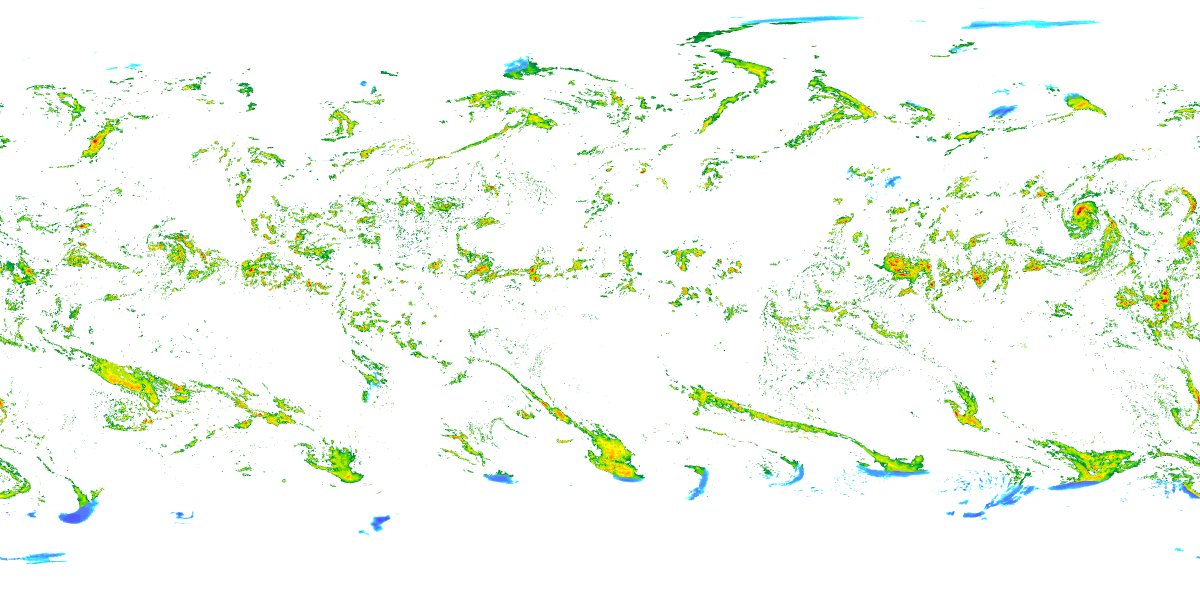
#> input picture pipeline/inputs/reference/d2_frame.png, 3600 x 1800 px, given in place of dyamondCbar_6-27-2024a.png, which was not available (shown at 1/3 size)
$ python decode.py
#> lines starting #> are read from the running program, lines starting #| are printed output that depends on the picture; after the words box and inside, x2 and y2 are one past the last pixel; in counts of white or black regions, pixels touching at a corner belong together
### pipeline/svs/config.py
"""Paths and limits for the official-resources pipeline, defined once. Raw downloads live in data_raw/ (git-ignored,
on the repo's drive); temp files are pointed there too so nothing large lands on the system drive."""
import os
from pathlib import Path
from core import env  # noqa: F401  (.env.local before anything reads a secret)

PIPE = Path(__file__).resolve().parents[1]
REPO = PIPE.parent
DATA_RAW = Path(os.environ.get("BLOOP_DATA_RAW", REPO / "data_raw"))
CACHE = PIPE / "svs" / "cache"
FIXTURES = PIPE / "svs" / "fixtures"
PUBLIC_OFFICIAL = REPO / "public" / "data" / "official"
PUBLIC_RELATED = REPO / "public" / "data" / "related"
RELATED_PREFIX = "rel_"                    # related-dataset records (docs/related/) live beside, not among, the official ones
RELATED_BUDGET_BYTES = 150_000_000        # all of public/data/related/
DOCS_OFFICIAL = REPO / "docs" / "official"
LINKS_DOC = REPO / "docs" / "official_resources_links.md"

RAW_CAP_BYTES = int(float(os.environ.get("BLOOP_RAW_CAP_GB", "20")) * 1e9)
RECORD_BUDGET_BYTES = 25_000_000           # per record in public/data/official/<id>/
SVS = "https://svs.gsfc.nasa.gov"
UA = {"User-Agent": "Bloop-official-resources/1.0 (NASA Space Apps 2026, team PTSD)"}

for d in (DATA_RAW, DATA_RAW / "_tmp", CACHE):
    d.mkdir(parents=True, exist_ok=True)
for k in ("TMP", "TEMP", "TMPDIR"):
    os.environ[k] = str(DATA_RAW / "_tmp")

def record_dir(record):
    """Where a record's shipped files live: public/data/related/ for 'rel_' records, public/data/official/ otherwise."""
    return (PUBLIC_RELATED if record.startswith(RELATED_PREFIX) else PUBLIC_OFFICIAL) / record

def raw_dir(*parts):
    p = DATA_RAW.joinpath(*map(str, parts))
    p.mkdir(parents=True, exist_ok=True)
    return p

### pipeline/common.py
"""Shared helpers for the Earth Jukebox data pipeline (L1). Python 3.10+."""
import os, re, json, time, hashlib, datetime as dt, urllib.request
from pathlib import Path
import numpy as np

PIPE = Path(__file__).resolve().parent
ROOT = PIPE.parent
PUBLIC = ROOT / "public" / "data"
RAW, WORK, INPUTS = PIPE / "raw", PIPE / "work", PIPE / "inputs"
for d in (RAW, WORK, PUBLIC / "latest", PUBLIC / "sequence", PUBLIC / "context", PUBLIC / "demo", PUBLIC / "truth"):
    d.mkdir(parents=True, exist_ok=True)

UA = {"User-Agent": "earth-jukebox-pipeline/1.0"}

# [5 lines left out: function nested_credits, not called in this run]


def inherited_credit(*files):
    """A derived file's credit: its inputs' own credit lines, in order, each once (never typed)."""
    return "; ".join(dict.fromkeys(c for f in files for c in nested_credits(f)))


def now_utc():
    return dt.datetime.now(dt.timezone.utc).strftime("%Y-%m-%dT%H:%M:%SZ")

# [47 lines left out: functions load_params, http_get, download, sha256, date_in, not called in this run]

def safe_name(name):
    return re.sub(r"[^A-Za-z0-9._-]", "_", name)

# ---------------- colour lookup tables ----------------
def read_rgb(path):
    from PIL import Image
    return np.asarray(Image.open(path).convert("RGB")).astype(np.float32)

# [36 lines left out: functions strip, strip_values, nearest, invert_rgb_image, not called in this run]

# ---------------- encodings (must match the data contract) ----------------
SST_NODATA = 65535
# [25 lines left out: functions encode_sst, decode_sst, encode_rain, decode_rain, not called in this run]

RAIN_U8_LEVELS = 126
# [45 lines left out: functions encode_rain_u8, decode_rain_u8, block_nanmean, block_max_with_phase, write_json, not called in this run]

### pipeline/svs/frames.py
"""Frames: decoding (whole files or a PNG prefix holding only the top rows), movie extraction with ffmpeg, and the
frame → time mapping. Time methods, in order of preference (the method is always recorded):
  a "date-list"  — the SVS per-frame date list (e.g. 3912's flat_ecco2_dates.txt);
  b "ocr"        — a burned-in date label read by OCR (svs/ocr.py), checked by eye on 10 random frames;
  c "linear"     — the stated period ÷ frame count, labelled approximate."""
import datetime as dt, io, json, re, shutil, struct, subprocess, threading, zlib
from pathlib import Path
import numpy as np
from PIL import Image, ImageFile

_TRUNCATED = threading.Lock()        # Pillow's LOAD_TRUNCATED_IMAGES is process-wide: one decode at a time

PNG_SIG = b"\x89PNG\r\n\x1a\n"
CHANNELS = {0: 1, 2: 3, 3: 1, 4: 2, 6: 4}       # PNG colour type → samples per pixel

def read_rgba(path):
    """Any frame file → uint8 RGBA array (TIF/PNG/JPG via Pillow; EXR via OpenCV, linear light encoded as sRGB)."""
    if str(path).lower().endswith(".exr"): return _read_exr(path)
    try:
        return np.asarray(Image.open(path).convert("RGBA"))
#> returned value is the input picture: shape (1800, 3600, 4); mean B, G, R, A 6.7, 13.8, 3.5, 19.3
    except Exception:                                       # e.g. float32 RGB TIFF (4939's colorbar): Pillow cannot read it
        import imagecodecs
        a = imagecodecs.imread(path)
        if a.dtype.kind == "f": a = np.clip(np.round(a * 255 if a.max() <= 1 else a), 0, 255)
        a = np.atleast_3d(a.astype(np.uint8))
        if a.shape[2] == 1: a = np.repeat(a, 3, axis=2)
        return a if a.shape[2] == 4 else np.dstack([a[..., :3], np.full(a.shape[:2], 255, np.uint8)])

# [116 lines left out: functions _read_exr, png_header, png_rows_available, png_top_rows, times_linear, times_from_list and 5 more, not called in this run]

### pipeline/svs/records/co2/transfer.py
"""The DYAMOND colorbar (5436 dyamondCbar_6-27-2024a.png) → colour and opacity transfer functions on the ppm axis. The
strip is drawn over a checkerboard: in every column one checker row shows the light cell and the other the dark cell,
P = α·C + (1 − α)·B. With the two backgrounds B_light, B_dark taken at the strip's low end (380 ppm, assumed fully
transparent there), α = 1 − (P_light − P_dark) / (B_light − B_dark) and C = (P_dark − (1 − α)·B_dark) / α. Labels (OCR,
white on transparent) give ppm per column by a straight-line fit. Everything is read from the image."""
import numpy as np
from svs import frames, ocr
from svs.colorbar import Colorbar

EDGE, TICKS, SMOOTH = 5, 25, 27          # px: strip outline, tick marks' height inside the strip, half a checker cell

def read(path):
    a = frames.read_rgba(path).astype(np.float64)
    al = a[..., 3] > 0
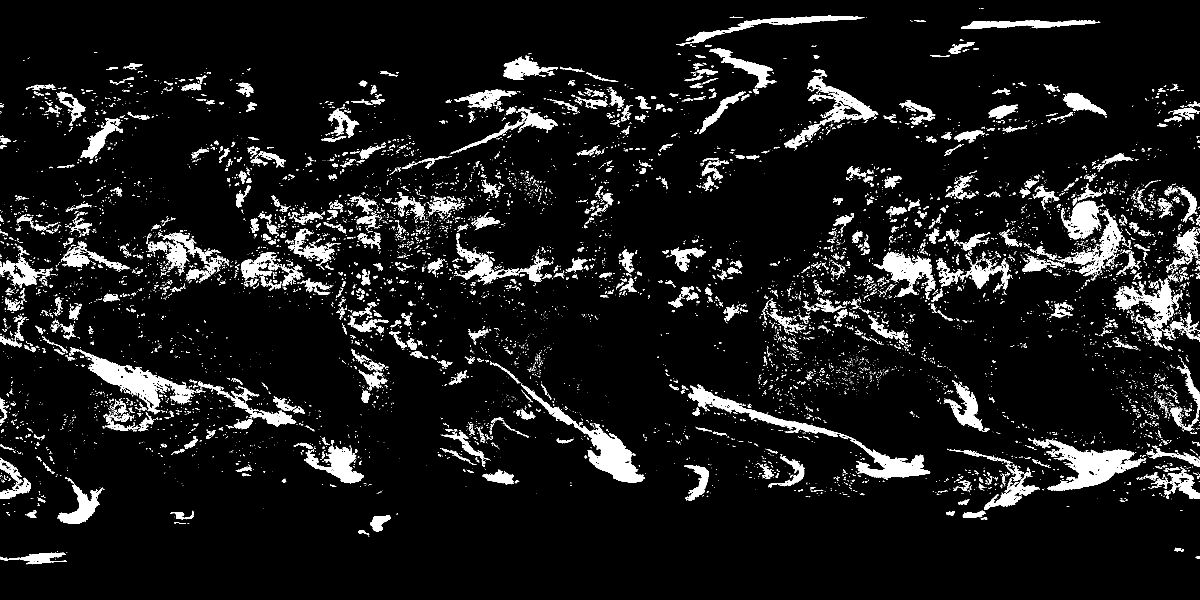
#> al: shape (1800, 3600) bool (shown at 1/3 size); 7.6% white; 10478 white regions (8861 under 20 px), largest, box (x1, y1, x2, y2) and area: (2065, 1153, 2791, 1438) 20083, (3097, 1318, 3424, 1472) 18503, (1563, 1152, 1935, 1448) 17128
    rows = np.where(al[:, int(0.15 * a.shape[1]):int(0.85 * a.shape[1])].mean(1) > 0.9)[0]
#> rows = empty array
#> (the run stopped early here; a loop or call above may not have finished)

$ run again, on pipeline/inputs/colorbars/rainbarblack2.png
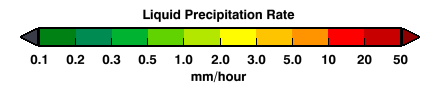
#> input picture pipeline/inputs/colorbars/rainbarblack2.png, 440 x 90 px, given in place of dyamondCbar_6-27-2024a.png, which was not available
#> in read_rgba, returned value is the input picture: shape (90, 440, 4); mean B, G, R, A 86.5, 85.9, 66.8, 59.8
#> in read, `al = a[..., 3] > 0`:
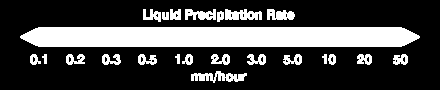
#> al: shape (90, 440) bool; 26.5% white; 23 white regions, largest, box (x1, y1, x2, y2) and area: (20, 27, 420, 47) 7672, (191, 71, 247, 83) 361, (225, 9, 262, 20) 300
#> rows = 20 values from 27 to 46
#> top = 27; bot = 46
#> mid = 36
#> cols = 400 values from 20 to 419
#> x0 = 20; x1 = 419
#> band = empty array

$ run again, on pipeline/inputs/colorbars/rainbarwhite2.png
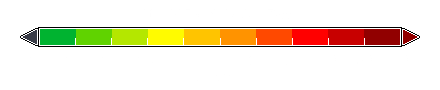
#> input picture pipeline/inputs/colorbars/rainbarwhite2.png, 440 x 90 px, given in place of dyamondCbar_6-27-2024a.png, which was not available
#> in read_rgba, returned value is the input picture: shape (90, 440, 4); mean B, G, R, A 52, 42.9, 25.1, 59.8
#> in read, `al = a[..., 3] > 0`:
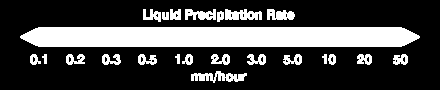
#> al: shape (90, 440) bool; 26.5% white; 23 white regions, largest, box (x1, y1, x2, y2) and area: (20, 27, 420, 47) 7672, (191, 71, 247, 83) 361, (225, 9, 262, 20) 300
#> rows = 20 values from 27 to 46
#> top = 27; bot = 46
#> mid = 36
#> cols = 400 values from 20 to 419
#> x0 = 20; x1 = 419
#> band = empty array
